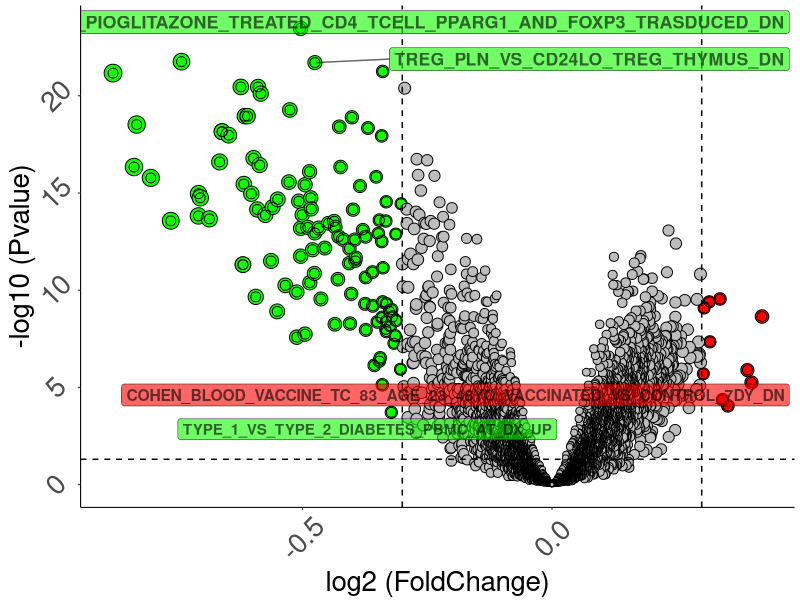

Reproduce this figure in R. (Note: this script raises an error after producing the figure.)
.libPaths("D:/PackagesR/R_LIBS")
rm(list = ls())

library(ggplot2)
library(RColorBrewer)
library(ggrepel)
library(dplyr)

#ISG15 UBE2B UBE2L3 UBE2V1
df <- data.table::fread("ISG15/ISG15_C7_alldiff.xls")
df<-as.data.frame(df)
rownames(df)<-df[,1]
df<-df[,-1]
df$gene <- rownames(df)

cutoff<-0.3
df$threshold = factor(ifelse(df$P.Value  < 0.05 & abs(df$logFC) >= cutoff, ifelse(df$logFC >= cutoff ,'Up','Down'),'NoSignifi'),levels=c('Up','Down','NoSignifi'))
df$gene <- row.names(df)
df<-df[order(abs(df$logFC),decreasing = T),]
p1=ggplot(df,aes(x=logFC,y= -log10(P.Value),size = abs(logFC),fill = threshold))+
  geom_point(colour = "black", shape = 21, stroke = 0.5)+
  scale_size(limits  = c(0, 1))+
  scale_fill_manual(values=c("#fe0000","#13fc00","#bdbdbd"))+
  
  ylab('-log10 (Pvalue)')+
  xlab('log2 (FoldChange)')+
  geom_vline(xintercept=c(-cutoff,cutoff),lty=2,col="black",lwd=0.5) +
  geom_hline(yintercept = -log10(0.05),lty=2,col="black",lwd=0.5) +
  theme_classic( 
    base_line_size = 1 
  )+  
  
  guides(fill=guide_legend(override.aes = list(size=5)))+
  theme(axis.title.x = element_text(size = 10, 
                                    color = "black",
                                    face = "bold"),
        axis.title.y = element_text(size = 10,
                                    color = "black",
                                    face = "bold", 
                                    vjust = 1.9, 
                                    hjust = 0.5, 
                                    angle = 90),
        legend.text = element_text(color="black", 
                                   size = 7, 
                                   face = "bold")
  ) 
for_label <- df %>% 
  filter(abs(logFC)>cutoff &  adj.P.Val< 0.05)

rownames(for_label)
#ISG15
#for_label<-for_label[c(32,34,46,48,49,53,56,58,73,76,97,101,104,107,118,123,124),]
#UBE2B
#for_label<-for_label[c(1,7,9,11:13,15,16,27:30,35,36,39,44,51,53,56,57,62,63,68,73,75:79,83,101,117),]
#for_label<-for_label[-c(14,15,18,19,24,28,32),]
#UBE2L3
#for_label<-for_label[c(16,17,26,27,30,34,41:43,49,51,64,66,78,80,83,85:88,106,111,115,121,123,124,129,131,135,151,166,170,171,178,179,181,183,188,194,200,202,204),]
#for_label<-for_label[-c(16,25,27,28,41),]
#UBE2V1
#for_label<-for_label[c(5,6,13,15,18,20:23,26,27,31,31,35,38,43,45,51,52,54,56,57,60,72,73,78:80,82,83,85:87,94,96,98,103,104,107,111,114,119,122,127,130,136,139,148,160:162,168,172,178,187,190,195:197,200,217,218,221,223,227:229,234,235,238),]
#for_label<-for_label[-c(11,13,14,16,18,20,31,33,34,38,40,41,43,45,56,63),]

library(stringr)
for_label$gene<-sub("^[^_]+_", "",for_label$gene)

#save(for_label,file = "ISG15/GSVA_C7_label_pathway.Rdata")
p1 +
  geom_point(size = 3, shape = 1, data = for_label) +
  ggrepel::geom_label_repel(
    aes(label = gene),
    data = for_label,alpha = 0.6,fontface="bold", 
    color="black"
  )+ theme_classic(base_size = 8)+
  theme(axis.title.y =  element_text(size = 20,vjust = 0.5,hjust = 0.5))+
  theme(axis.text.x = element_text(size = 20,angle = 45,vjust = 0.5,hjust = 0.5))+
  theme(axis.title.x =  element_text(size = 20,vjust = 0.5,hjust = 0.5))+
  theme(axis.text.y = element_text(size = 20,angle = 45,vjust = 0.5,hjust = 0.5))+
  
  theme(legend.position = "NA")
ggsave("UBE2B/GSVA_C7.pdf", height = 12, width = 15)
